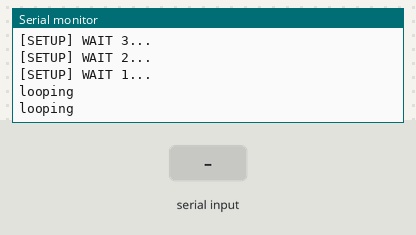
The sketch below on a simulated ESP32. Shown: the last lines printed to the serial monitor. The inputs (shaded band) are chosen by the test bench. WiFi joins after 1.5 s; servers stay silent unless stated; web services answer with replies made up by the test bench.

Above: at 5.2 s.
5.3 s: "fire" received over the second serial link
At 7.6 s:
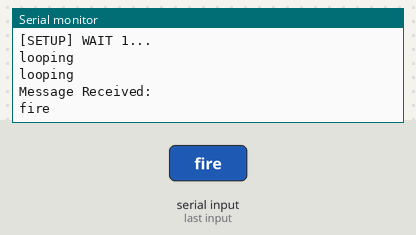
8.5 s: "smoke" received over the second serial link
At 10.9 s:
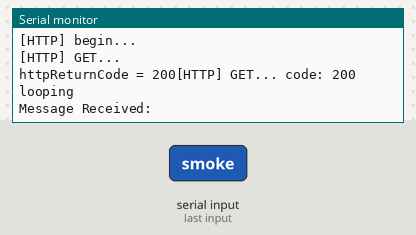
11.0 s: "fire" received over the second serial link
At 12.7 s:
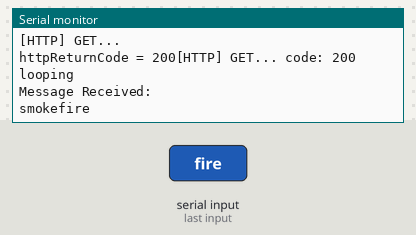
13.5 s: "1" received over the second serial link
At 15.8 s:
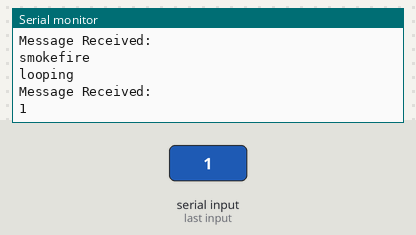
16.5 s: "smoke" received over the second serial link
At 18.6 s:
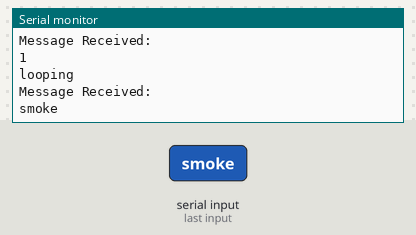
Timing chart, 0 to 20.1 s (numbered marks = the images above; inputs shaded):
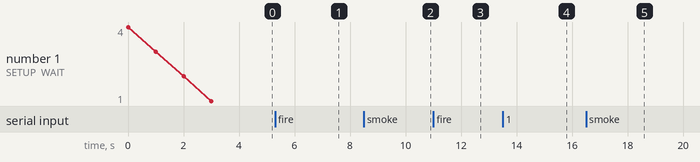

The sketch:

ESPCode.ino
```cpp
/**
 * BasicHTTPClient.ino
 *
 *  Created on: 24.05.2015
 *
 */

#include <Arduino.h>

#include <WiFi.h>
#include <WiFiMulti.h>

#include <HTTPClient.h>

#define RX 16
#define TX 17

WiFiMulti wifiMulti;

const char* ssid = "Totoro";  //Wifi Network Name
const char* password = "totoro123"; //wifi Password

const int callMaxTry = 50;  //maximum number of times program will try to connect to network and execute a get request at callMeBot url
String telegramChatID = "@RizvanRuhan21"; //chatID of telegram to whom you want to send the call


void setup() {

    Serial.begin(115200); //Baud rate of ESP is 115200

    Serial.println();
    Serial.println();
    Serial.println();

    Serial2.begin(9600, SERIAL_8N1, RX, TX);  //setting baud rate of incoming transmission from arduino

    while (!Serial2);


    for(uint8_t t = 4; t > 0; t--) {
        Serial.printf("[SETUP] WAIT %d...\n", t);
        Serial.flush();
        delay(1000);
    }

    wifiMulti.addAP(ssid, password);  //connect to Wifi

}

// function for sending call
void sendCall(String msg){
  for(int i = 0;i < callMaxTry;i++ ){
    if((wifiMulti.run() == WL_CONNECTED)) { //if wifi is connected

          HTTPClient http;

          Serial.print("[HTTP] begin...\n");

          // configure traged server and url
          //http.begin("https://www.howsmyssl.com/a/check", ca); //HTTPS
          // http.begin("http://api.callmebot.com/start.php?user=@RizvanRuhan21&text=আমার+আচার+কই&lang=bn-IN-Standard-B&rpt=4"); //HTTP

          String httpLink = "http://api.callmebot.com/start.php?user=" + telegramChatID + "&text=বাচাও+বাচাও+" + msg + "&lang=bn-IN-Standard-B&rpt=4";  // you can set the text here after &text=...

          http.begin(httpLink); //HTTP

          Serial.print("[HTTP] GET...\n");  // start connection and send HTTP header
          int httpCode = http.GET();

          Serial.printf("httpReturnCode = %d",httpCode);

          // httpCode will be negative on error
          if(httpCode > 0) {
              // HTTP header has been send and Server response header has been handled
              Serial.printf("[HTTP] GET... code: %d\n", httpCode);

              // file found at server
              if(httpCode == HTTP_CODE_OK) {
                  String payload = http.getString();
                  //Serial.println(payload);
              }
              http.end();
              break;
          } else {
              Serial.printf("[HTTP] GET... failed, error: %s\n", http.errorToString(httpCode).c_str());
          }

          http.end();
      }

      delay(5000);
    }
}

void loop() {
    // wait for WiFi connection

    String msg = "null";
    if (Serial2.available()) {
        Serial.println("Message Received: ");
        msg = Serial2.readString();
        Serial.println(msg);
        delay(1000);
    }


    //here you can set the condition for sending call with different message depending upon the message you received from arduino
    if(msg.equalsIgnoreCase("fire")){
      sendCall("আগুন");
    }
    else if(msg.equalsIgnoreCase("smoke")){
      sendCall("গ্যাস");
    }


    Serial.println("looping");
    delay(1000);
}
```

Measured:
- after the input at 5.3 s, the serial monitor: prints a new line after 0.70 s (image 1)
- after the input at 11.0 s, the serial monitor: prints a new line after 1.0 s (image 3)
- after the input at 13.5 s, the serial monitor: prints a new line after 1.5 s (image 4)
- after the input at 16.5 s, the serial monitor: prints a new line after 1.5 s (image 5)
